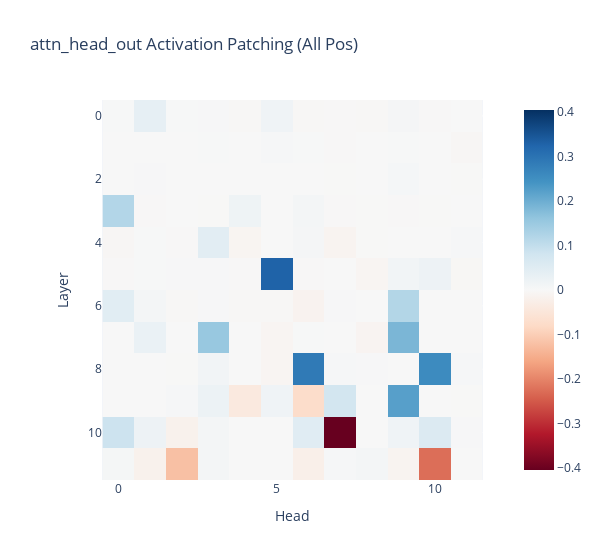

The notebook cell saved with this chart:
### Markdown cell above
# 5. Head patching

In order to properly patch in the attention heads, three dimensions are needed: the layer, the head and the position. The code below patches a head's output over all sequence positions, and returns the results (for each head in the model).

In the plot, we see some of the heads that we observed in our attention plots at the end of last section (e.g. 9.9 having a large positive score, and 10.7 having a large negative score). But we can also see some other important heads, for instance:

- in layers 7-8, there are several important heads. We might deduce that these are the ones responsible for moving information from the second subject to end.
- in the earlier layers, there are some more important heads (e.g. 3.0 and 5.5). We might guess these are performing some primitive logic, e.g. causing the second " John" token to attend to previous instances of itself.

### Code cell
act_patch_attn_head_out_all_pos = patching.get_act_patch_attn_head_out_all_pos(
    model, corrupted_tokens, clean_cache, ioi_metric
)

imshow(
    act_patch_attn_head_out_all_pos,
    labels={'y': 'Layer', 'x': 'Head'},
    title='attn_head_out Activation Patching (All Pos)',
    width=600,
)

### Figure 1 — Plotly figure (JSON) as saved in the notebook; plotly's stock layout.template omitted (floating-point values rounded to 4 significant figures; data arrays with more than 128 entries replaced by an {"elided": "..."} marker saying what was removed)
{"data": [{"coloraxis": "coloraxis", "hovertemplate": "Head: %{x}<br>Layer: %{y}<br>color: %{z}<extra></extra>", "name": "0", "type": "heatmap", "xaxis": "x", "yaxis": "y", "z": {"elided": "12x12 float values"}}], "layout": {"coloraxis": {"cmid": 0, "colorscale": [[0, "rgb(103,0,31)"], [0.1, "rgb(178,24,43)"], [0.2, "rgb(214,96,77)"], [0.3, "rgb(244,165,130)"], [0.4, "rgb(253,219,199)"], [0.5, "rgb(247,247,247)"], [0.6, "rgb(209,229,240)"], [0.7, "rgb(146,197,222)"], [0.8, "rgb(67,147,195)"], [0.9, "rgb(33,102,172)"], [1, "rgb(5,48,97)"]]}, "title": {"text": "attn_head_out Activation Patching (All Pos)"}, "width": 600, "xaxis": {"anchor": "y", "constrain": "domain", "domain": [0, 1], "scaleanchor": "y", "title": {"text": "Head"}}, "yaxis": {"anchor": "x", "autorange": "reversed", "constrain": "domain", "domain": [0, 1], "title": {"text": "Layer"}}}}
